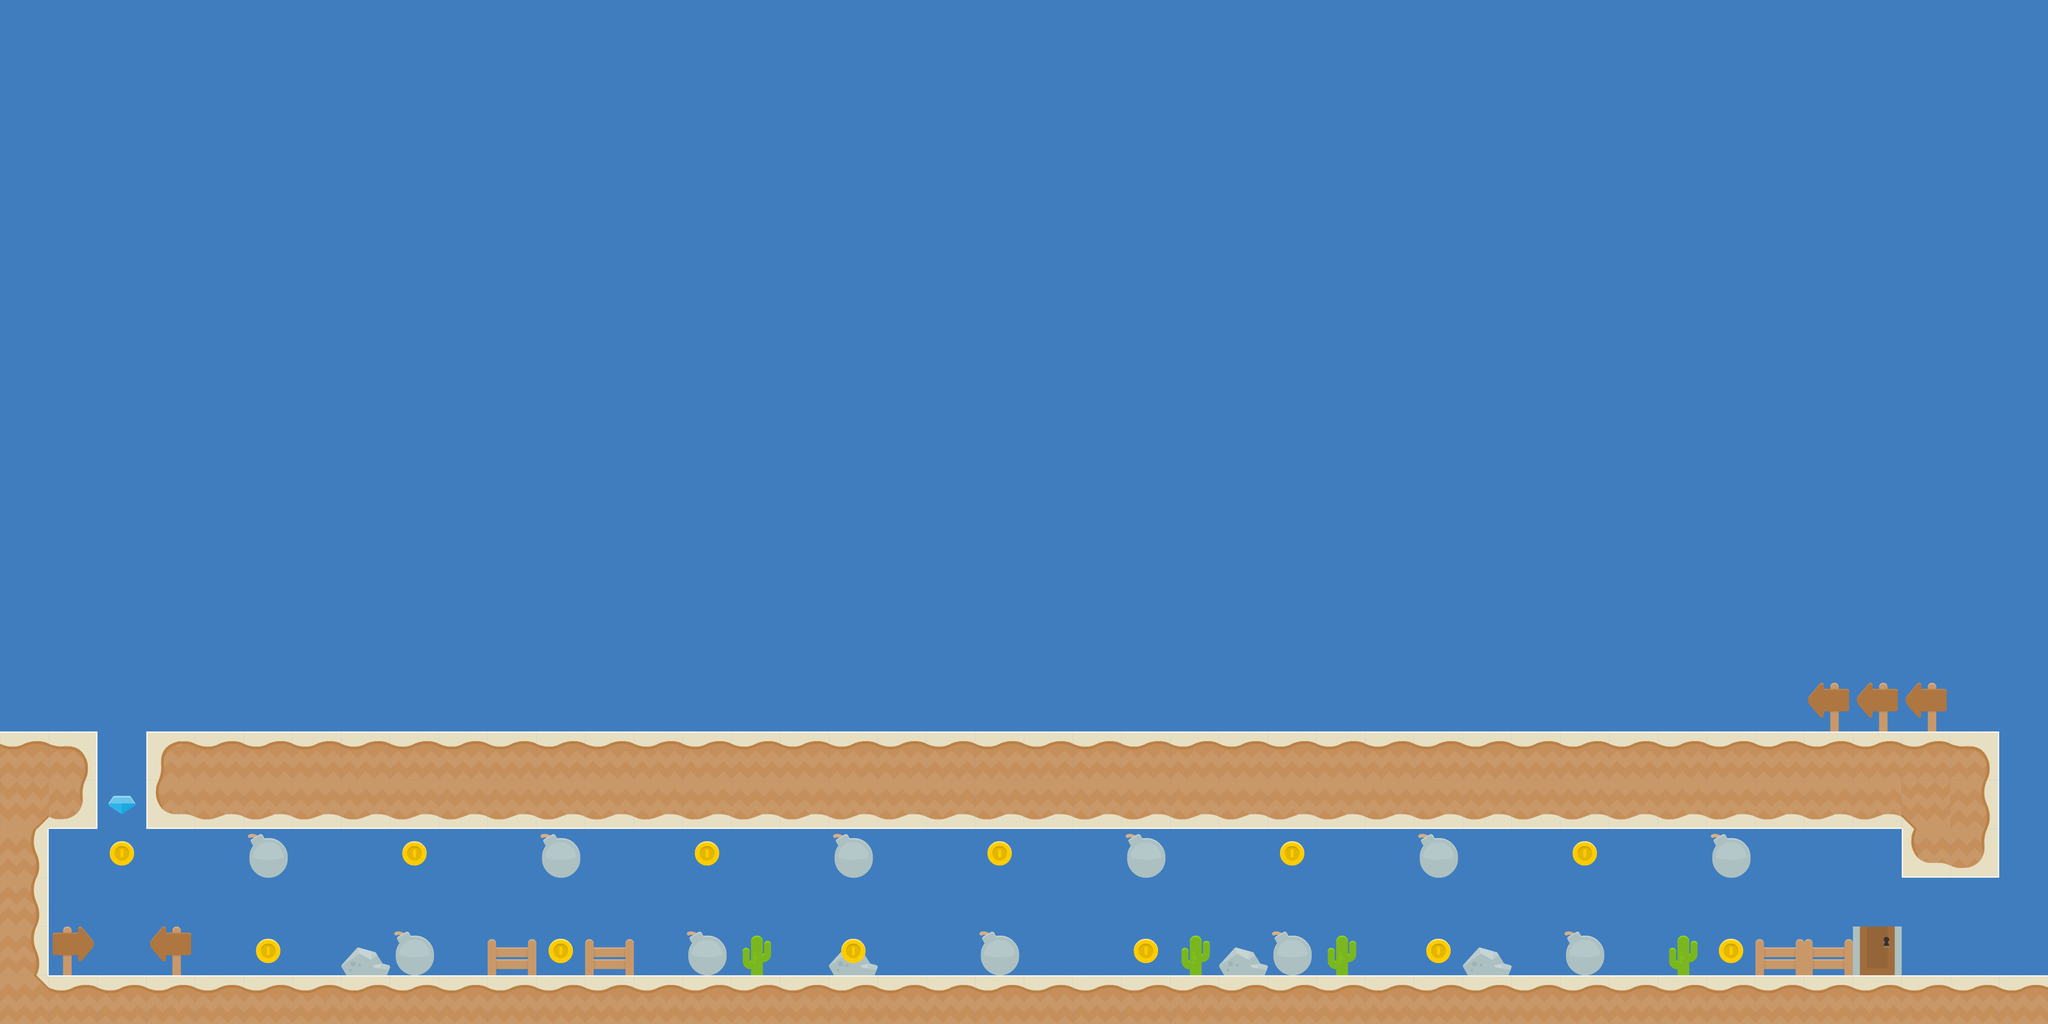

This is a level from a 2D game, rendered from its Tiled map with the project's own tilesets. A one-line summary and the map file follow, with tile-layer data summarised:
An orthogonal 42x21 tile map with 128x128 px tiles, 3 tile layers (sky, visual, ground), 4 tilesets.

<map version="1.0" orientation="orthogonal" renderorder="right-down" width="42" height="21" tilewidth="128" tileheight="128" nextobjectid="1">
 <tileset firstgid="1" name="sand" tilewidth="128" tileheight="128" tilecount="64">
  <image source="../../../Tilesets/sand.png" width="1024" height="1024" />
 </tileset>
 <tileset firstgid="65" name="specialTiles" tilewidth="128" tileheight="128" tilecount="64">
  <image source="../../../Tilesets/specialTiles.png" width="1024" height="1024" />
 </tileset>
 <tileset firstgid="129" name="visualTiles" tilewidth="128" tileheight="128" tilecount="64">
  <image source="../../../Tilesets/visualTiles.png" width="1024" height="1024" />
 </tileset>
 <tileset firstgid="193" name="sky" tilewidth="128" tileheight="128" tilecount="1">
  <image source="../../../Tilesets/sky.png" width="128" height="128" />
 </tileset>
 <layer name="sky" width="42" height="21">
  <data>[882 cells, 882 non-empty, 1 distinct tile ids]</data>
 </layer>
 <layer name="visual" width="42" height="21">
  <data>[882 cells, 17 non-empty, 5 distinct tile ids]</data>
 </layer>
 <layer name="ground" width="42" height="21">
  <data>[882 cells, 152 non-empty, 14 distinct tile ids]</data>
 </layer>
</map>
